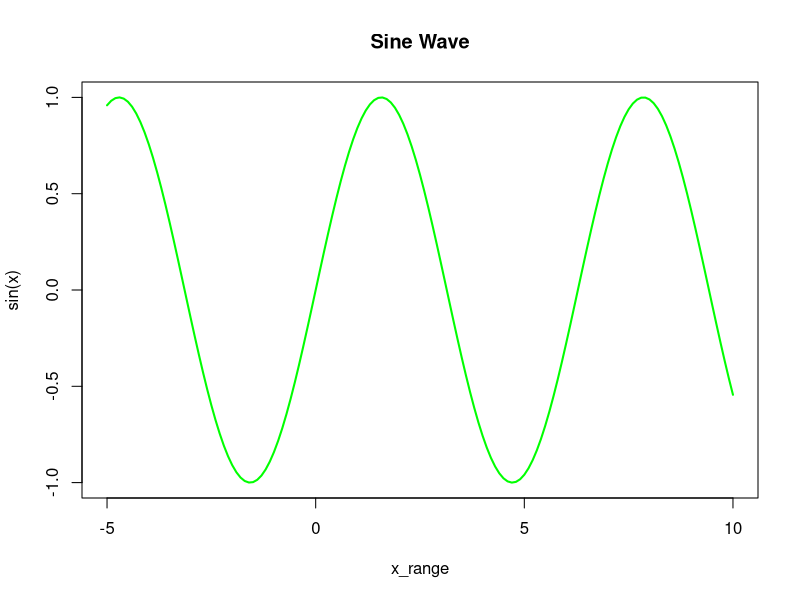

R code for this plot:
## ---- chunk 1
knitr::opts_chunk$set(echo = TRUE)
## ---- chunk 2
# 1 
n <- 10:49

# 2 
length_n <- length(n)
cat("The length of n is:", length_n, "\n")

# 3
n_plus_1 <- n + 1
cat("n plus 1 is:", n_plus_1, "\n")

# 4
m <- 10:1
m_alternative <- rev(seq(1, 10))

cat("Vector m is:", m, "\n")
cat("Alternative m is:", m_alternative, "\n")

result <- n - m
cat("Result of subtracting m from n:", result, "\n")


## ---- chunk 3
# 1
x_range <- seq(-5, 10, by = 0.1)

# 2
sin_wave <- sin(x_range)

# 3
plot(x_range, sin_wave, type = "l", main = "Sine Wave", xlab = "x_range", ylab = "sin(x)", col = "green", lwd = 2)


## ---- chunk 4
# 1
first_nums <- 40:50

# 2
next_nums <- seq(51, 60)

# 3
combined_nums <- c(first_nums, next_nums)
cat("Combined vector:", combined_nums, "\n")

# 4
seventh_num <- combined_nums[7]
cat("The 7th number is:", seventh_num, "\n")

# 5
fifth_to_eighth <- combined_nums[5:8]
cat("The 5th to 8th numbers are:", fifth_to_eighth, "\n")

# 6
new_vector <- c(combined_nums[1:3], combined_nums[(length(combined_nums)-2):length(combined_nums)])
cat("New vector (first 3 and last 3 elements):", new_vector, "\n")

# 7
if (length(combined_nums) > 2) {
  generalized_vector <- c(combined_nums[1:3], combined_nums[(length(combined_nums)-2):length(combined_nums)])
  cat("Generalized vector:", generalized_vector, "\n")
} else {
  cat("Vector too short for the operation.\n")
}

## ---- chunk 5
roll_die <- function() {
  sample(1:6, 1)
}
result <- roll_die()
cat("You rolled a", result, ".\n")

## ---- chunk 6
roll_two_dice <- function() {
  die1 <- sample(1:6, 1)
  die2 <- sample(1:6, 1)
  return(die1 + die2)
}
result <- roll_two_dice()
cat("The sum of the two dice rolls is", result, ".\n")


## ---- chunk 7
roll_die <- function() {
  sample(1:6, 1)
}

roll_and_compare <- function(name1, name2) {
  roll1 <- roll_die()
  roll2 <- roll_die()
  
  cat(name1, "rolled:", roll1, "\n")
  cat(name2, "rolled:", roll2, "\n")
  
  if (roll1 > roll2) {
    return(name1)
  } else if (roll2 > roll1) {
    return(name2)
  } else {
    cat("It's a tie! Rerolling...\n")
    roll1 <- roll_die()
    roll2 <- roll_die()
    
    cat(name1, "rolled:", roll1, "on the reroll\n")
    cat(name2, "rolled:", roll2, "on the reroll\n")
    
    if (roll1 > roll2) {
      return(name1)
    } else if (roll2 > roll1) {
      return(name2)
    } else {
      return("draw")
    }
  }
}
winner <- roll_and_compare("Diana", "Luke")
cat("The winner is:", winner, "\n")


## ---- chunk 8
roll_die <- function() {
  sample(1:6, 1)
}

roll_15_times <- function(name1, name2) {
  wins_name1 <- 0
  wins_name2 <- 0
  
  for (i in 1:15) {
    roll1 <- roll_die()
    roll2 <- roll_die()
    
    cat("Round", i, ":", name1, "rolled", roll1, "|", name2, "rolled", roll2, "\n")
    
    if (roll1 > roll2) {
      wins_name1 <- wins_name1 + 1
    } else if (roll2 > roll1) {
      wins_name2 <- wins_name2 + 1
    } 
  }
  
  cat(name1, "won", wins_name1, "times.\n")
  cat(name2, "won", wins_name2, "times.\n")
  
  if (wins_name1 > wins_name2) {
    return(name1)
  } else if (wins_name2 > wins_name1) {
    return(name2)
  } else {
    return("draw")
  }
}
winner <- roll_15_times("Diana", "Luke")
cat("The overall winner is:", winner, "\n")




## ---- chunk 9
roll_weighted_die <- function() {
  sample(1:6, 1, prob = c(0.05, 0.05, 0.1, 0.25, 0.25, 0.3))
}

roll_fair_die <- function() {
  sample(1:6, 1)
}

roll_15_times_weighted <- function(name1, name2) {
  wins_name1 <- 0
  wins_name2 <- 0
  
  for (i in 1:15) {
    roll1 <- roll_weighted_die()
    roll2 <- roll_fair_die()
    
    cat("Round", i, ":", name1, "rolled", roll1, "|", name2, "rolled", roll2, "\n")
    
    if (roll1 > roll2) {
      wins_name1 <- wins_name1 + 1
    } else if (roll2 > roll1) {
      wins_name2 <- wins_name2 + 1
    }
  }
  
  cat(name1, "won", wins_name1, "times.\n")
  cat(name2, "won", wins_name2, "times.\n")
  
  if (wins_name1 > wins_name2) {
    return(name1)
  } else if (wins_name2 > wins_name1) {
    return(name2)
  } else {
    return("draw")
  }
}
set.seed(123)  
for (i in 1:10) {
  cat("Game", i, ":\n")
  winner <- roll_15_times_weighted("Diana", "Luke")
  cat("The overall winner is:", winner, "\n\n")
}



